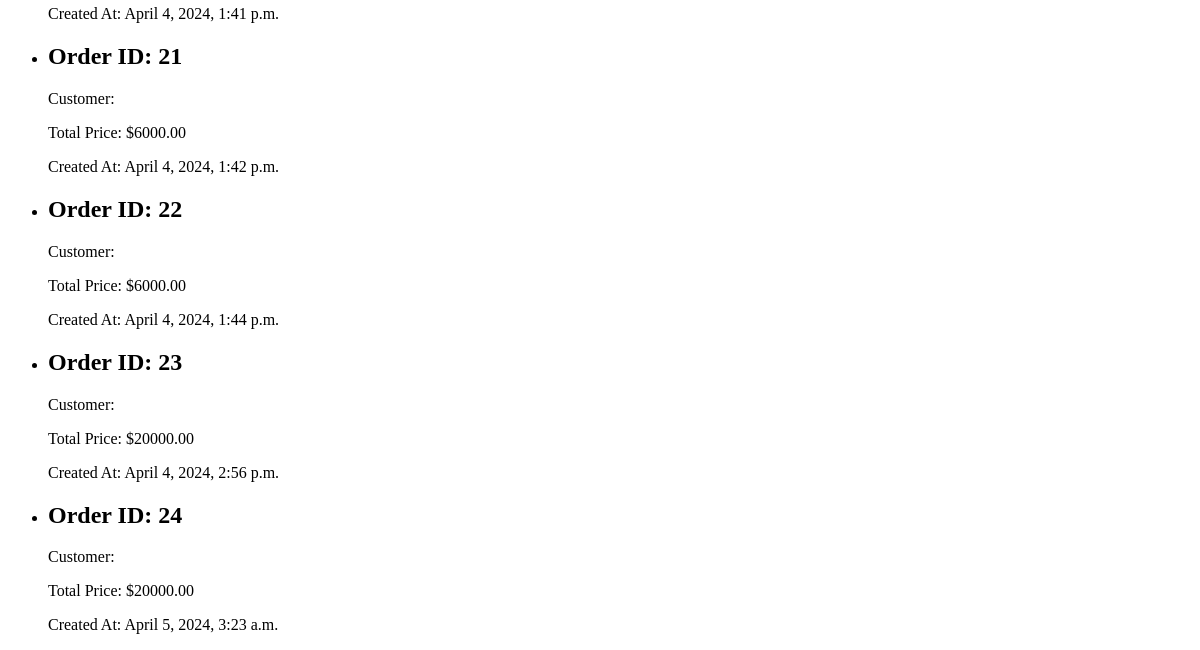
/orders/ (lower part), run on an earlier commit of the app's database.
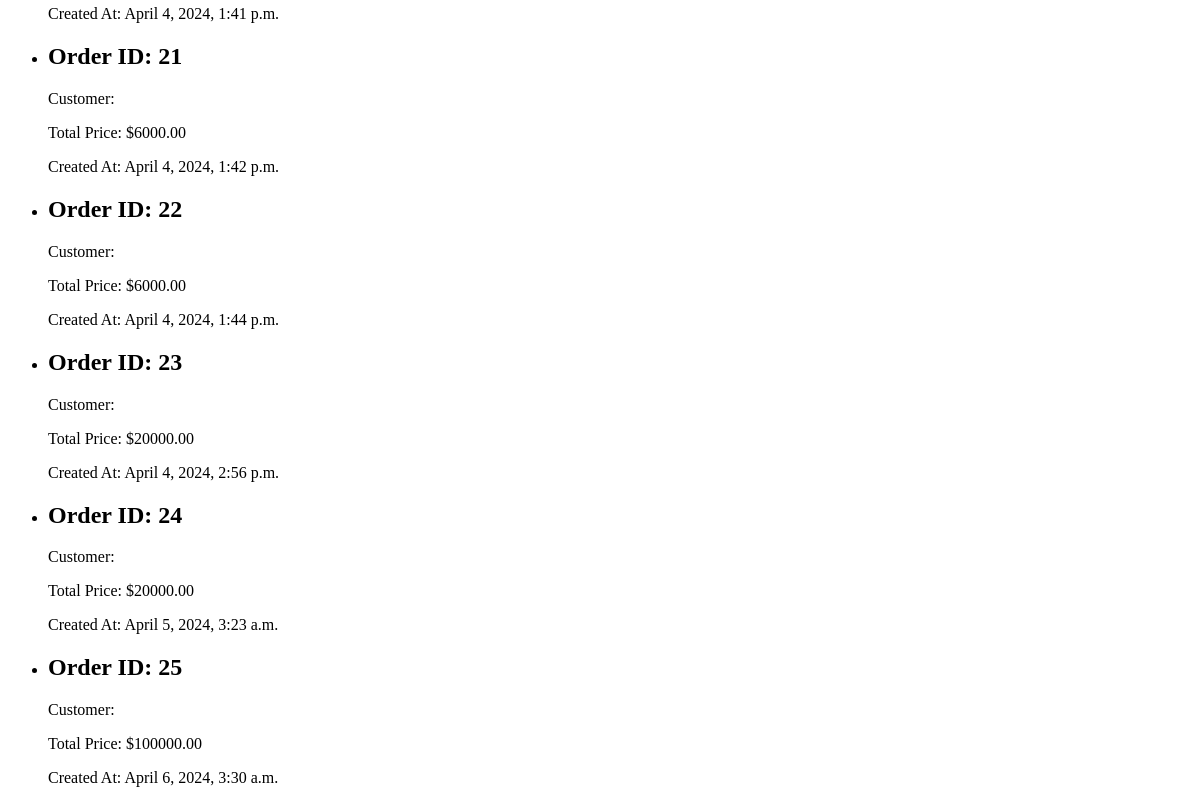
And on a later commit of the database.
### accounts/models.py (models this page shows, shortened)
class Order(models.Model):
    customer_name = models.CharField(max_length=100)
    phone_number = models.CharField(max_length=20)
    address = models.TextField()
    products = models.ManyToManyField(Product, through='OrderItem')
    total_price = models.DecimalField(max_digits=10, decimal_places=2, default=0)
    created_at = models.DateTimeField(default=timezone.now)

### accounts/views.py (the view)
# urls.py: path('orders/', views.order_list, name='order_list'),
def order_list(request):
    orders = Order.objects.all()
    return render(request, 'order_list.html', {'orders': orders})

### templates/order_list.html (shortened to what this page needs)
<!DOCTYPE html>
<html lang="en">
<head>
</head>
<body>
    <ul>
        {% for order in orders %}
            <li>
                <h2>Order ID: {{ order.id }}</h2>
                <p>Customer: {{ order.customer }}</p>
                <p>Total Price: ${{ order.total_price }}</p>
                <p>Created At: {{ order.created_at }}</p>
            </li>
        {% endfor %}
    </ul>
</body>
</html>

What changed in the data, as far as the page shows it:
added Order: id "25", total_price "100000.00", created_at "April 6, 2024, 3:30 a.m."
